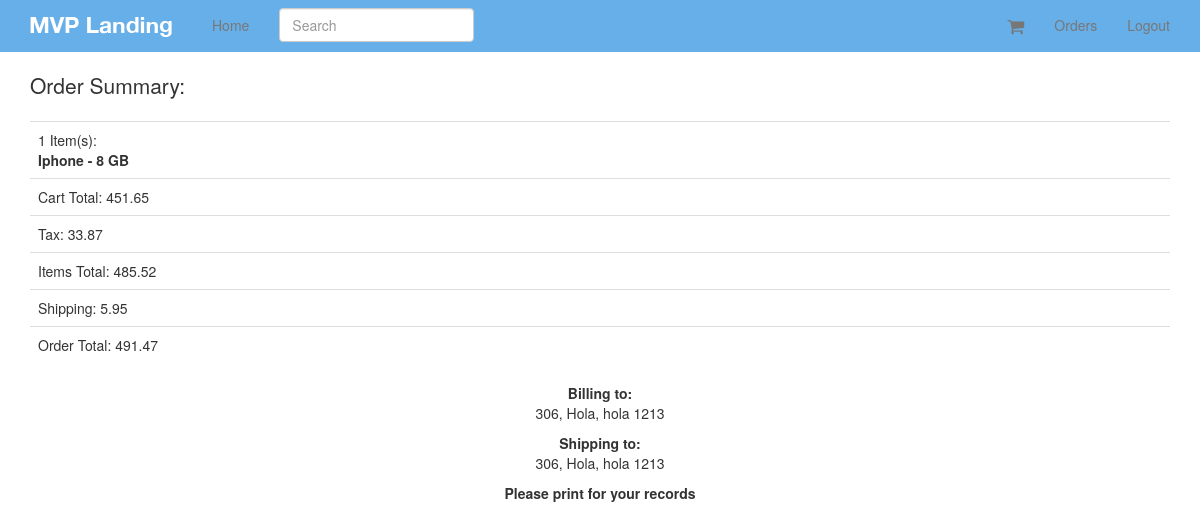
Page /orders/38 (signed in) on the committed database.
### orders/models.py (models this page shows, shortened)
class Order(models.Model):
    status = models.CharField(max_length=120, choices=ORDER_STATUS_CHOICES,default='created')
    cart = models.ForeignKey(Cart)
    user = models.ForeignKey(UserCheckout,null=True)
    billing_address = models.ForeignKey(UserAddress,related_name="billing_address",null=True)
    shipping_address = models.ForeignKey(UserAddress,related_name="shiping_address",null=True)
    shipping_total_price = models.DecimalField(max_digits=50,decimal_places=2,default=5.95)
    order_total = models.DecimalField(max_digits=50,decimal_places=2)
    order_id = models.CharField (max_length=20,null=True,blank=True)
    class Meta:
        ordering = ["-id"]

class UserAddress(models.Model):
    user = models.ForeignKey(UserCheckout)
    type = models.CharField(max_length=120,choices=ADDRESS_TYPE)
    street = models.CharField(max_length=120)
    city = models.CharField(max_length=120)
    state = models.CharField(max_length=120)
    zip_code = models.CharField(max_length=120)
    def get_address(self):
        return "%s, %s, %s %s" % (self.street,self.city,self.state, self.zip_code)

### carts/models.py (models this page shows, shortened)
class Cart(models.Model):
    user = models.ForeignKey(settings.AUTH_USER_MODEL,null=True,blank=True)
    items = models.ManyToManyField(Variation,through=CartItem)
    timestamp = models.DateTimeField(auto_now_add=True,auto_now = False)
    updated = models.DateTimeField(auto_now_add=False, auto_now = True)
    subtotal = models.DecimalField(max_digits=50,decimal_places=2,default=25.00)
    tax_percentage = models.DecimalField(max_digits=10,decimal_places=5,default=0.085)
    tax_total = models.DecimalField(max_digits=50,decimal_places=2,default=25.00)
    total = models.DecimalField(max_digits=50,decimal_places=2,default=25.00)

class CartItem(models.Model):
    cart = models.ForeignKey("Cart")
    item = models.ForeignKey(Variation)
    quantity = models.PositiveIntegerField(default=1)
    line_item_total = models.DecimalField(max_digits=10,decimal_places=2)

### products/models.py (models this page shows, shortened)
class Variation(models.Model):
    product = models.ForeignKey(Product)
    title = models.CharField(max_length=120)
    price = models.DecimalField(decimal_places=2,max_digits=20)
    sale_price = models.DecimalField(decimal_places=2,max_digits=20,null=True,blank=True)
    active = models.BooleanField(default=True)
    inventory = models.PositiveIntegerField(null=True,blank=True ) #se refiere none == ilimitada cantidad
    def get_title(self):
        return "%s - %s" % (self.product.title , self.title)

class Product(models.Model):
    title = models.CharField(max_length=120)
    description = models.TextField(blank=True, null=True)
    price = models.DecimalField(decimal_places=2,max_digits=20)
    active = models.BooleanField(default=True)
    categories = models.ManyToManyField('Category',blank=True)
    default = models.ForeignKey('Category',related_name="default_category",null=True,blank=True)
    objects = ProductManager()
    class Meta:
        ordering =["-title"]

### orders/views.py (the view)
# urls.py: url(r'^orders/(?P<pk>\d+)$',OrderDetail.as_view(), name="order_detail"),
class OrderDetail(DetailView):
    model = Order
    def dispatch(self,request,*args,**kwargs):
        try:
            user_check_id = self.request.session.get("user_checkout_id")
            user_checkout = UserCheckout.objects.get(id = user_check_id)
            print "Hola"
        except UserCheckout.DoesNotExist:
            user_checkout = UserCheckout.objects.get(user = request.user)
            print "eit"
        except:
            user_checkout = None
            print "oyh"
        obj = self.get_object()
        if obj.user == user_checkout and user_checkout is not None:
            return super(OrderDetail, self).dispatch(request,*args, **kwargs)
        else:
            raise Http404

### orders/templates/orders/order_detail.html
{% extends "base.html" %}
{% block content %}
{% include "orders/order_summary_short.html" with order=order %}
<p><b/>Please print for your records<b/></p>
{% endblock %}

### orders/templates/orders/order_summary_short.html
<p class="lead">Order Summary:</p>
<table class="table">
    <tr><td>{{ order.cart.cartitem_set.count }} Item(s):<br/>{% for i in order.cart.cartitem_set.all %}
    <b>{{ i.item.get_title }}</b><br/>
    {% endfor %}
    </ul></td></tr>
    <tr><td>Cart Total: {{ order.cart.subtotal }}</td></tr>
    <tr><td>Tax: {{ order.cart.tax_total }}</td></tr>
    <tr><td>Items Total: {{ order.cart.total }}</td></tr>
    <tr><td>Shipping: {{ order.shipping_total_price }}</td></tr>
    <tr><td>Order Total: {{ order.order_total }}</td></tr>
</table>
</div>
<div class="col-sm-4 col-sm-offset-4 text-center">
<p>
    <b>Billing to:</b><br/>
    {{ order.billing_address.get_address }}
</p>
<p>
    <b>Shipping to:</b><br/>
    {{ order.shipping_address.get_address }}
</p>

### static_in_pro/our_static/css/navbar-static-top.css (style rules this page uses)
body { min-height: 1000px; }

### rows in the picture
Order: cart.cartitem_set.count "1", cart.subtotal "451.65", cart.tax_total "33.87", cart.total "485.52", shipping_total_price "5.95", order_total "491.47", billing_address.get_address "306, Hola, hola 1213", shipping_address.get_address "306, Hola, hola 1213"
CartItem: item.get_title "Iphone - 8 GB"
